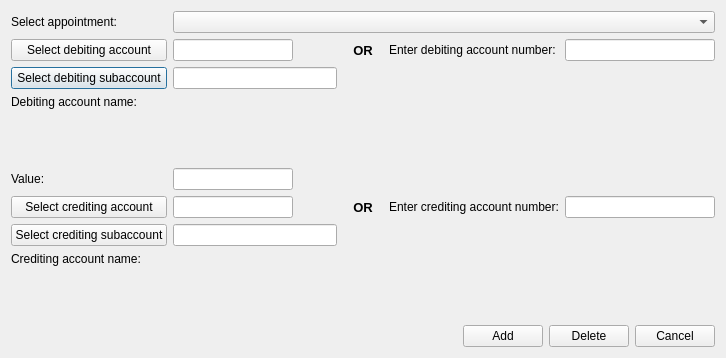
<?xml version="1.0" encoding="UTF-8"?>
<ui version="4.0">
 <class>CreateAccblEntry</class>
 <widget class="QDialog" name="CreateAccblEntry">
  <property name="geometry">
   <rect>
    <x>0</x>
    <y>0</y>
    <width>726</width>
    <height>358</height>
   </rect>
  </property>
  <property name="sizePolicy">
   <sizepolicy hsizetype="Fixed" vsizetype="Fixed">
    <horstretch>0</horstretch>
    <verstretch>0</verstretch>
   </sizepolicy>
  </property>
  <property name="windowTitle">
   <string>Create entry</string>
  </property>
  <property name="locale">
   <locale language="English" country="UnitedStates"/>
  </property>
  <property name="modal">
   <bool>false</bool>
  </property>
  <layout class="QGridLayout" name="gridLayout">
   <property name="leftMargin">
    <number>11</number>
   </property>
   <property name="topMargin">
    <number>11</number>
   </property>
   <property name="rightMargin">
    <number>11</number>
   </property>
   <property name="bottomMargin">
    <number>11</number>
   </property>
   <item row="1" column="1">
    <widget class="QLineEdit" name="daIDEdit">
     <property name="maximumSize">
      <size>
       <width>120</width>
       <height>16777215</height>
      </size>
     </property>
     <property name="readOnly">
      <bool>true</bool>
     </property>
    </widget>
   </item>
   <item row="1" column="4">
    <widget class="QLineEdit" name="daNumberEdit">
     <property name="minimumSize">
      <size>
       <width>150</width>
       <height>0</height>
      </size>
     </property>
     <property name="maximumSize">
      <size>
       <width>150</width>
       <height>16777215</height>
      </size>
     </property>
     <property name="text">
      <string/>
     </property>
    </widget>
   </item>
   <item row="5" column="1" colspan="2">
    <widget class="QLineEdit" name="valueEdit">
     <property name="maximumSize">
      <size>
       <width>120</width>
       <height>16777215</height>
      </size>
     </property>
    </widget>
   </item>
   <item row="10" column="0" colspan="5">
    <widget class="QLabel" name="caNamePh">
     <property name="sizePolicy">
      <sizepolicy hsizetype="Preferred" vsizetype="Expanding">
       <horstretch>0</horstretch>
       <verstretch>0</verstretch>
      </sizepolicy>
     </property>
     <property name="font">
      <font>
       <family>Times New Roman</family>
       <pointsize>12</pointsize>
       <weight>75</weight>
       <italic>true</italic>
       <bold>true</bold>
      </font>
     </property>
     <property name="text">
      <string/>
     </property>
     <property name="textFormat">
      <enum>Qt::RichText</enum>
     </property>
    </widget>
   </item>
   <item row="6" column="2">
    <widget class="QLabel" name="orLb_2">
     <property name="minimumSize">
      <size>
       <width>40</width>
       <height>0</height>
      </size>
     </property>
     <property name="font">
      <font>
       <pointsize>10</pointsize>
       <weight>75</weight>
       <bold>true</bold>
      </font>
     </property>
     <property name="text">
      <string>OR</string>
     </property>
     <property name="alignment">
      <set>Qt::AlignCenter</set>
     </property>
    </widget>
   </item>
   <item row="4" column="0" colspan="5">
    <widget class="QLabel" name="daNamePh">
     <property name="sizePolicy">
      <sizepolicy hsizetype="Preferred" vsizetype="Expanding">
       <horstretch>0</horstretch>
       <verstretch>0</verstretch>
      </sizepolicy>
     </property>
     <property name="font">
      <font>
       <family>Times New Roman</family>
       <pointsize>12</pointsize>
       <weight>75</weight>
       <italic>true</italic>
       <bold>true</bold>
      </font>
     </property>
     <property name="text">
      <string/>
     </property>
     <property name="textFormat">
      <enum>Qt::RichText</enum>
     </property>
     <property name="scaledContents">
      <bool>true</bool>
     </property>
    </widget>
   </item>
   <item row="2" column="0">
    <widget class="QPushButton" name="dSubAccBtn">
     <property name="text">
      <string>Select debiting subaccount</string>
     </property>
    </widget>
   </item>
   <item row="7" column="0">
    <widget class="QPushButton" name="cSubAccBtn">
     <property name="text">
      <string>Select crediting subaccount</string>
     </property>
    </widget>
   </item>
   <item row="11" column="0" colspan="5">
    <layout class="QHBoxLayout" name="horizontalLayout">
     <item>
      <spacer name="horizontalSpacer">
       <property name="orientation">
        <enum>Qt::Horizontal</enum>
       </property>
       <property name="sizeHint" stdset="0">
        <size>
         <width>40</width>
         <height>20</height>
        </size>
       </property>
      </spacer>
     </item>
     <item>
      <widget class="QPushButton" name="addBtn">
       <property name="text">
        <string>Add</string>
       </property>
      </widget>
     </item>
     <item>
      <widget class="QPushButton" name="deleteBtn">
       <property name="text">
        <string>Delete</string>
       </property>
      </widget>
     </item>
     <item>
      <widget class="QPushButton" name="cancelBtn">
       <property name="text">
        <string>Cancel</string>
       </property>
      </widget>
     </item>
    </layout>
   </item>
   <item row="8" column="0">
    <widget class="QLabel" name="caNameLb">
     <property name="text">
      <string>Crediting account name:</string>
     </property>
    </widget>
   </item>
   <item row="1" column="3">
    <widget class="QLabel" name="daLb">
     <property name="text">
      <string>Enter debiting account number:</string>
     </property>
    </widget>
   </item>
   <item row="2" column="1">
    <widget class="QLineEdit" name="daSubIDEdit">
     <property name="readOnly">
      <bool>true</bool>
     </property>
    </widget>
   </item>
   <item row="5" column="0">
    <widget class="QLabel" name="valueLb">
     <property name="minimumSize">
      <size>
       <width>150</width>
       <height>0</height>
      </size>
     </property>
     <property name="text">
      <string>Value:</string>
     </property>
    </widget>
   </item>
   <item row="6" column="1">
    <widget class="QLineEdit" name="caIDEdit">
     <property name="maximumSize">
      <size>
       <width>120</width>
       <height>16777215</height>
      </size>
     </property>
     <property name="readOnly">
      <bool>true</bool>
     </property>
    </widget>
   </item>
   <item row="6" column="0">
    <widget class="QPushButton" name="cAccBtn">
     <property name="text">
      <string>Select crediting account</string>
     </property>
    </widget>
   </item>
   <item row="1" column="0">
    <widget class="QPushButton" name="dAccBtn">
     <property name="text">
      <string>Select debiting account</string>
     </property>
    </widget>
   </item>
   <item row="3" column="0">
    <widget class="QLabel" name="daNameLb">
     <property name="text">
      <string>Debiting account name:</string>
     </property>
    </widget>
   </item>
   <item row="1" column="2">
    <widget class="QLabel" name="orLb">
     <property name="minimumSize">
      <size>
       <width>40</width>
       <height>0</height>
      </size>
     </property>
     <property name="font">
      <font>
       <pointsize>10</pointsize>
       <weight>75</weight>
       <bold>true</bold>
      </font>
     </property>
     <property name="text">
      <string>OR</string>
     </property>
     <property name="alignment">
      <set>Qt::AlignCenter</set>
     </property>
    </widget>
   </item>
   <item row="6" column="3">
    <widget class="QLabel" name="caLb">
     <property name="text">
      <string>Enter crediting account number:</string>
     </property>
    </widget>
   </item>
   <item row="6" column="4">
    <widget class="QLineEdit" name="caNumberEdit">
     <property name="minimumSize">
      <size>
       <width>150</width>
       <height>0</height>
      </size>
     </property>
     <property name="maximumSize">
      <size>
       <width>150</width>
       <height>16777215</height>
      </size>
     </property>
     <property name="text">
      <string/>
     </property>
    </widget>
   </item>
   <item row="7" column="1">
    <widget class="QLineEdit" name="caSubIDEdit">
     <property name="readOnly">
      <bool>true</bool>
     </property>
    </widget>
   </item>
   <item row="0" column="1" colspan="4">
    <widget class="QComboBox" name="routingCmb"/>
   </item>
   <item row="0" column="0">
    <widget class="QLabel" name="routingLb">
     <property name="text">
      <string>Select appointment:</string>
     </property>
    </widget>
   </item>
  </layout>
 </widget>
 <tabstops>
  <tabstop>dAccBtn</tabstop>
  <tabstop>daNumberEdit</tabstop>
  <tabstop>dSubAccBtn</tabstop>
  <tabstop>valueEdit</tabstop>
  <tabstop>cAccBtn</tabstop>
  <tabstop>caNumberEdit</tabstop>
  <tabstop>cSubAccBtn</tabstop>
  <tabstop>addBtn</tabstop>
  <tabstop>cancelBtn</tabstop>
  <tabstop>daIDEdit</tabstop>
  <tabstop>caIDEdit</tabstop>
 </tabstops>
 <resources/>
 <connections/>
</ui>
